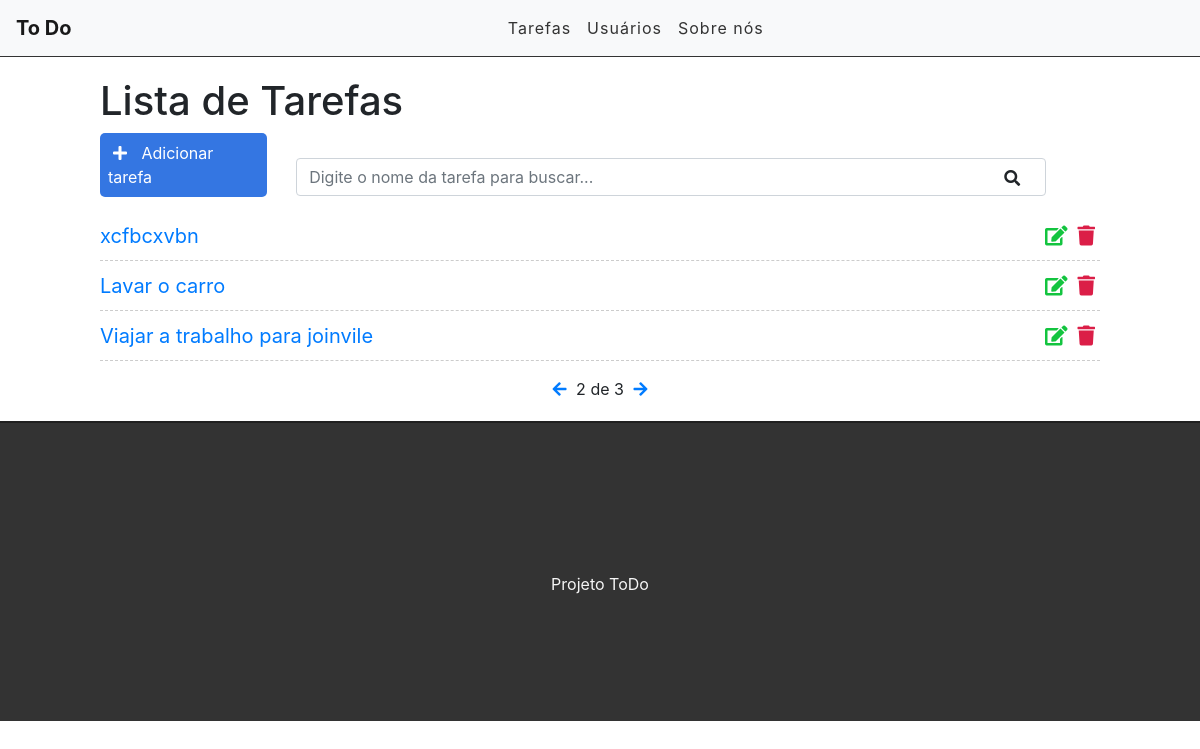
Screenshot of /?page=2 with the database file from the repository.
### tasks/models.py (models this page shows, shortened)
class Task(models.Model):
    STATUS = (
        ('doing', 'Fazendo'),
        ('done', 'Feita'),
    )
    title = models.CharField(max_length=255)
    description = models.TextField()
    done = models.CharField(
        max_length=5,
        choices=STATUS,
    )
    created_at = models.DateTimeField(auto_now_add=True)
    update_at = models.DateTimeField(auto_now=True)

### tasks/views.py (the view)
# urls.py: path('', views.taskList, name='task-list'),
def taskList(request):
    tasks_list = Task.objects.all().order_by('-created_at')
    paginator = Paginator(tasks_list, 3)
    page = request.GET.get('page')
    tasks = paginator.get_page(page)
    return render(request, 'tasks/list.html', {'tasks': tasks})

### tasks/templates/tasks/list.html (shortened to what this page needs)
{% extends 'base.html' %}
{% block content %}
    <div class="offset-1 col-10 list-div">
        <h1>Lista de Tarefas</h1>
        <a id="add-link" href="newtask/">
            <div class="col-2 add-div">
                <i class="fas fa-plus"></i> Adicionar tarefa
            </div>
        </a>
        <div class="col-9 search-div">
            <input class="form-control" type="text" id="search" name="search" placeholder="Digite o nome da tarefa para buscar...">
            <i class="fas fa-search"></i>
        </div>
        <ul class="task-list">
            {% for task in tasks %}
            <li class="task-item">
                <span><a href="/task/{{task.id}}">{{task.title}}</a></span>
                <a href="delete/{{task.id}}" class="delete-btn"><span><i class="fas fa-trash"></i></span></a>
                <a href="edit/{{task.id}}"><span><i class="fas fa-edit"></i></span></a>
            </li>
            {% endfor %}
        </ul>
        <div class="pagination">
            <span class="step-links">
                {% if tasks.has_previous %}
                    <a href="?page={{ tasks.previous_page_number }}"><i class="fas fa-arrow-left"></i></a>
                {% endif %}
                <span class="current">
                    {{ tasks.number }} de {{ tasks.paginator.num_pages }}
                </span>
                {% if tasks.has_next %}
                    <a href="?page={{tasks.next_page_number}}"><i class="fas fa-arrow-right"></i></a>
                {% endif %}
            </span>
        </div>
    </div>
{% endblock %}

### tasks/static/css/styles.css (style rules this page uses)
#add-link { text-decoration: none; }
.add-div { background-color: #3476e2; cursor: pointer; display: inline-block; color: #FFF; padding: 8px; border-radius: 5px; margin-right: 25px; }
.fas.fa-plus { color: #FFF; margin-right: 10px; margin-left: 5px; }
.fas.fa-search { position: absolute; top: 12px; right: 26px; }
.search-div { padding: 0; margin-top: 15px; margin-bottom: 15px; display: inline-block; }
.list-div { padding: 0; }
.task-list { padding-left: 0; }
.task-item { list-style: none; font-size: 20px; height: 50px; padding-top: 10px; border-bottom: 1px dashed #CCC; }
.fas.fa-trash { color: #db1e47; cursor: pointer; margin: 5px; font-size: 20px; float: right; }
.fas.fa-edit { color: #13c43f; cursor: pointer; margin: 5px; font-size: 20px; float: right; }
.pagination { margin-bottom: 20px; }
.step-links { position: relative; margin-left: auto; margin-right: auto; }
.step-links .current { margin-left: 5px; margin-right: 5px; }

### rows the page displays
Task: title "xcfbcxvbn"
Task: title "Lavar o carro"
Task: title "Viajar a trabalho para joinvile"

### other values shown
{{ tasks.number }} "2"
{{ tasks.paginator.num_pages }} "3"
